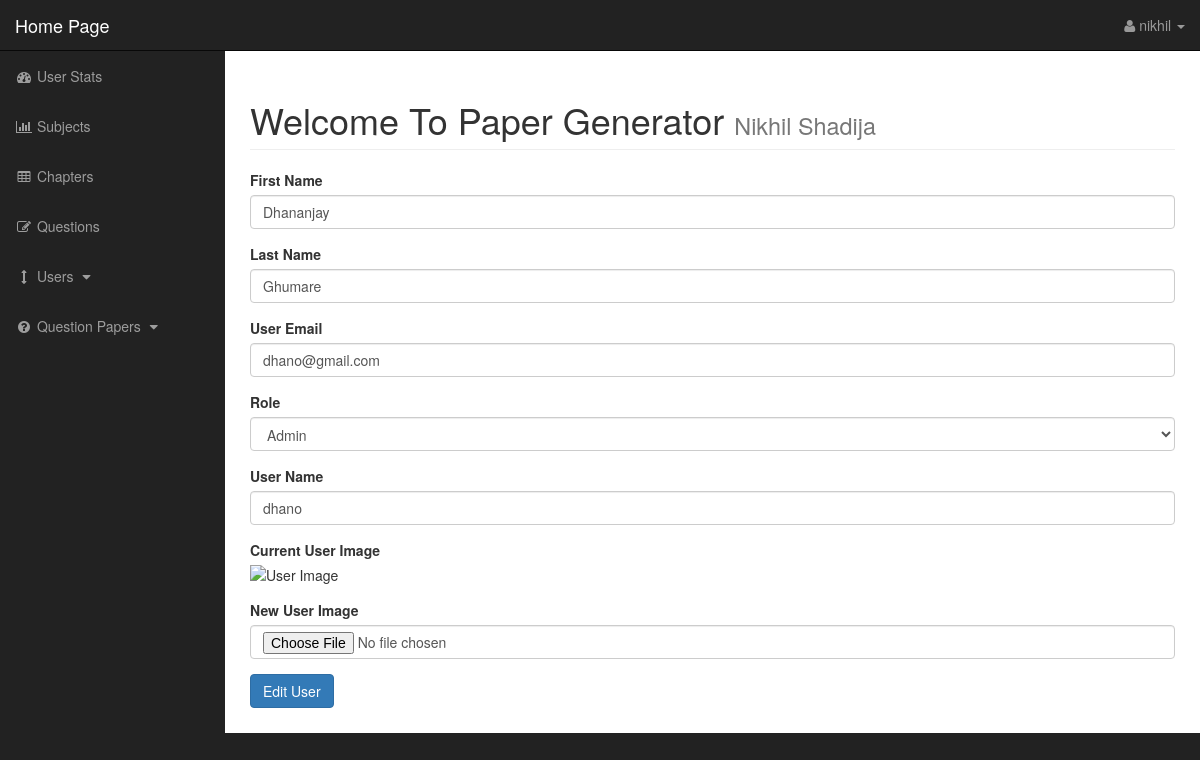
The app's page /admin/users.php?source=edit_user&edit_id=2 with its own data.
### tables this page shows
CREATE TABLE `users` (
  `user_id` int(11) NOT NULL,
  `username` varchar(255) NOT NULL,
  `user_password` varchar(255) NOT NULL,
  `user_firstname` varchar(255) NOT NULL,
  `user_lastname` varchar(255) NOT NULL,
  `user_email` varchar(255) NOT NULL,
  `user_image` varchar(255) NOT NULL,
  `user_role` varchar(255) NOT NULL
);

### admin/functions.php (called while the page is built, shortened)
<?php
function checkUser(){
    if(!isset($_SESSION['user_id'] ) ) {
			return 1;
            die ("<h3 style = 'color: red'> You have not logged in please Login from <a href = '../index.php'>here</h3>");
    }else{
            $user_id = $_SESSION['user_id'];
            return $user_id;
	}
}
?>

### admin/includes/users/edit-user.php (the view, shortened to what this page needs)
    <?php
        if( isset( $_GET['edit_id'] ) ) {
            $edit_user_id = $_GET['edit_id'];
            $query = "SELECT * FROM users WHERE user_id = $edit_user_id";
            $edit_user_query = mysqli_query($connection, $query);
            if( $row = mysqli_fetch_assoc($edit_user_query) ){
                $username = $row['username'];
                $user_firstname = $row['user_firstname'];
                $user_lastname = $row['user_lastname'];
                $user_email = $row['user_email'];
                $user_role = $row['user_role'];
                $user_image = $row['user_image'];
            }
        }
    ?>
   <form action="" method="post" enctype="multipart/form-data">
    <div class="form-group">
        <label for="user_firstname">First Name</label>
        <input type="text" class="form-control" id="user_firstname" name="user_firstname" value="<?php echo $user_firstname; ?>">
    </div>
    <div class="form-group">
        <label for="user_lastname">Last Name</label>
        <input type="text" class="form-control" id="user_lastname" name="user_lastname"  value="<?php echo $user_lastname; ?>">
    </div>
    <div class="form-group">
        <label for="user_email">User Email</label>
        <input type="email" class="form-control" id="user_email" name="user_email"  value="<?php echo $user_email; ?>">
    </div>
    <div class="form-group">
        <label for="user_role">Role</label>
        <select name="user_role" id="user_role" class="form-control">
                <option value="admin" <?php if($user_role == 'admin') echo "selected"; ?>>Admin</option>
            </select>
    </div>
    <div class="form-group">
        <label for="username">User Name</label>
        <input type="text" class="form-control" id="username" name="username"  value="<?php echo $username; ?>">
    </div>
    <div class="form-group">
        <label>Current User Image</label>
        <img src="images/users/<?php echo $user_image; ?>" alt="User Image" class="img-responsive" width = "200px">
    </div>
    <div class="form-group">
        <label for="user_image">New User Image</label>
        <input type="file" class="form-control" id="user_image" name="user_image">
    </div>
    <div class="form-group">
        <input type="submit" class="btn btn-primary" name="btn_edit_user" value="Edit User">
    </div>
</form>

### admin/includes/navigation.php (shortened to what this page needs)
<nav class="navbar navbar-inverse navbar-fixed-top" role="navigation">
    <div class="navbar-header">
        <a class="navbar-brand" href="index.php">Home Page</a>
    </div>
    <ul class="nav navbar-right top-nav">
        <li class="dropdown">
            <a href="#" class="dropdown-toggle" data-toggle="dropdown"><i class="fa fa-user"></i> <?php echo $username; ?> <b class="caret"></b></a>
        </li>
    </ul>
    <div class="collapse navbar-collapse navbar-ex1-collapse">
        <ul class="nav navbar-nav side-nav">
            <li>
                <a href="index.php"><i class="fa fa-fw fa-dashboard"></i> User Stats</a>
            </li>
            <li>
                <a href="subjects.php"><i class="fa fa-fw fa-bar-chart-o"></i> Subjects</a>
            </li>
            <li>
                <a href="chapters.php"><i class="fa fa-fw fa-table"></i> Chapters</a>
            </li>
            <li>
                <a href="questions.php"><i class="fa fa-fw fa-edit"></i> Questions</a>
            </li>
            <?php
                if($user_role == "superadmin"){
            ?>
            <li>
                <a href="javascript:;" data-toggle="collapse" data-target="#user_menu"><i class="fa fa-fw fa-arrows-v"></i> Users <i class="fa fa-fw fa-caret-down"></i></a>
            </li>
            <?php
                }
            ?>
            <li>
                <a href="javascript:;" data-toggle="collapse" data-target="#demo"><i class="fa fa-fw fa-question-circle"></i> Question Papers <i class="fa fa-fw fa-caret-down"></i></a>
            </li>
        </ul>
    </div>
</nav>

### admin/includes/page-heading.php
<div class="row">
    <div class="col-lg-12">
        <h1 class="page-header">
            Welcome To Paper Generator
            <small><?php echo $user_firstname . " " .  $user_lastname; ?></small>
        </h1>
    </div>
</div>

### admin/css/sb-admin.css (style rules this page uses)
body { margin-top: 100px; background-color: #222; }
@media (min-width:768px) { body { margin-top: 50px; } }
.top-nav { padding: 0 15px; }
.top-nav>li { display: inline-block; float: left; }
.top-nav>li>a { padding-top: 15px; padding-bottom: 15px; line-height: 20px; color: #999; }
@media (min-width:768px) { .side-nav { position: fixed; top: 51px; left: 225px; width: 225px; margin-left: -225px; border: none; border-radius: 0; overflow-y: auto; background-color: #222; } }
@media (min-width:768px) { .side-nav>li>a { width: 225px; } }

### records on screen
users: username "nikhil", user_firstname "Nikhil", user_lastname "Shadija"
users: user_firstname "Dhananjay", user_lastname "Ghumare", user_email "dhano@gmail.com", user_role "Admin", username "dhano"
